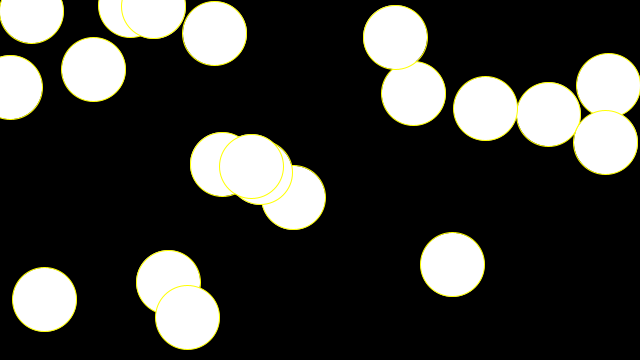
Frame 1 (no input)
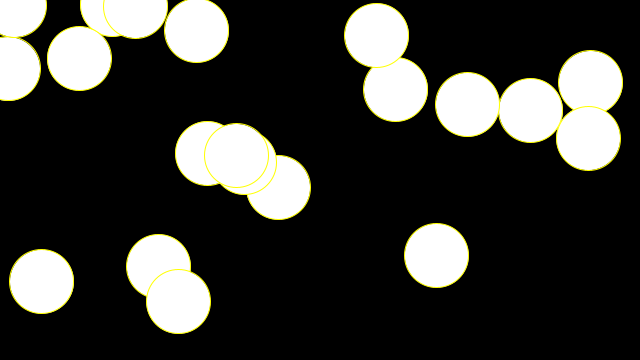
Frame 60 (the mouse pressed at the canvas centre just before this capture)
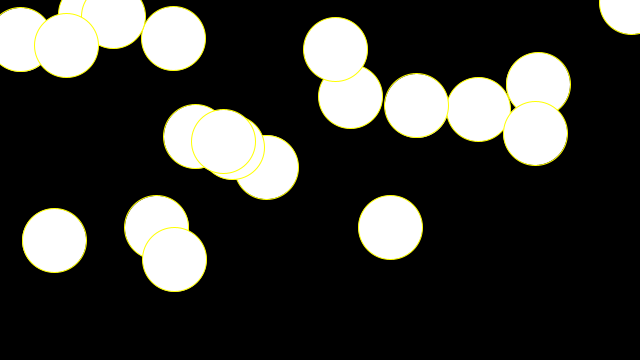
Frame 120 (the mouse held since frame 60 and released just before this capture)

The Processing sketch that drew these frames (run headless with seeded random() and noise(); from frame 60 on, the mouse is pressed at the canvas centre):

// Processing sketch: processing_89876
// ── processing_89876.pde

Mover[] movers = new Mover[20];
 
void setup() {
  size(640,360);
  background(0);
  for (int i = 0; i < movers.length; i++) {
//Initialize each object in the array.
    movers[i] = new Mover();
  }
}
 
void draw() {
  background(0);
 
  for (int i = 0; i < movers.length; i++) {
//Calling functions on all the objects in the array
    movers[i].update();
    movers[i].checkEdges();
    movers[i].display();
  }
}
 
class Mover {
 
  PVector location;
  PVector velocity;
  PVector acceleration;
  float topspeed;
 
  Mover() {
    location = new PVector(random(width),random(height));
    velocity = new PVector(0,0);
    topspeed = 4;
  }
 
  void update() {
 
//Our algorithm for calculating acceleration:
 
//Find the vector pointing towards the mouse.
    PVector mouse = new PVector(mouseX,mouseY);
    PVector dir = PVector.sub(mouse,location);
//Normalize.
    dir.normalize();
//Scale.
    dir.mult(0.01);
//Set to acceleration.
    acceleration = dir;
 
//Motion 101! Velocity changes by acceleration. Location changes by velocity.
    velocity.add(acceleration);
    velocity.limit(topspeed);
    location.add(velocity);
  }
 
//Display the Mover
  void display() {
    stroke(255,255,0);
    fill(255);
    ellipse(location.x,location.y,64,64);
  }
 
//What to do at the edges
  void checkEdges() {
 
    if (location.x > width) {
      location.x = 0;
    } else if (location.x < 0) {
      location.x = width;
    }
 
    if (location.y > height) {
      location.y = 0;
    }  else if (location.y < 0) {
      location.y = height;
    }
  }
}


//Source : The Nature Of Code by Daniel Shiffman Chapton 1 = Vectors
